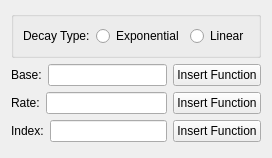
    <widget class="QWidget" name="decayPage">
      <layout class="QVBoxLayout" name="decayFormLayout">
        <item>
        <widget class="QGroupBox" name="decayTypeGroup">
        <property name="sizePolicy"><sizepolicy hsizetype="Preferred" vsizetype="Fixed">
            <horstretch>0</horstretch><verstretch>0</verstretch>
        </sizepolicy></property>
        <layout class="QHBoxLayout" name="decayTypeLayout">
            <item>
                <widget class="QLabel" name="decayTypeLabel">
                <property name="text">
                <string>Decay Type:</string>
                </property>
                </widget>
            </item>
            <item>
                <widget class="QRadioButton" name="decayTypeExponential">
                <property name="text">
                    <string>Exponential</string>
                </property>
                </widget>
            </item>
            <item>
                <widget class="QRadioButton" name="decayTypeLinear">
                <property name="text">
                    <string>Linear</string>
                </property>
                </widget>
            </item>
        </layout>
        </widget>
        </item>
        <item>
        <layout class="QHBoxLayout" name="decayBaseLayout">
            <item>
                <widget class="QLabel" name="decayLabelBase">
                <property name="text">
                <string>Base:</string>
                </property>
                </widget>
            </item>
            <item>
                <widget class="QLineEdit" name="decayBaseEdit"/>
            </item>
            <item>
                <widget class="QPushButton" name="decayBaseInsertFn">
                <property name="text">
                    <string>Insert Function</string>
                </property>
                </widget>
            </item>
        </layout>
        </item>
        <item>
        <layout class="QHBoxLayout" name="decayRateLayout">
            <item>
                <widget class="QLabel" name="decayLabelRate">
                <property name="text">
                <string>Rate:</string>
                </property>
                </widget>
            </item>
            <item>
                <widget class="QLineEdit" name="decayRateEdit"/>
            </item>
            <item>
                <widget class="QPushButton" name="decayRateInsertFn">
                <property name="text">
                    <string>Insert Function</string>
                </property>
                </widget>
            </item>
        </layout>
        </item>
        <item>
        <layout class="QHBoxLayout" name="decayIndexLayout">
            <item>
                <widget class="QLabel" name="decayLabelIndex">
                <property name="text">
                <string>Index:</string>
                </property>
                </widget>
            </item>
            <item>
                <widget class="QLineEdit" name="decayIndexEdit"/>
            </item>
            <item>
                <widget class="QPushButton" name="decayIndexInsertFn">
                <property name="text">
                    <string>Insert Function</string>
                </property>
                </widget>
            </item>
        </layout>
        </item>
        <item><spacer name="verticalSpacer_9">
            <property name="orientation"><enum>Qt::Vertical</enum></property>
            <property name="sizeHint" stdset="0"><size><width>5</width><height>5</height></size></property>
        </spacer></item>      
      </layout>
    </widget>
